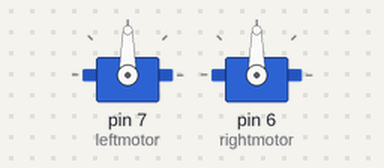
Bench run of a sketch on a simulated Arduino Uno, built with avr-gcc and run on an emulated ATmega328P. On the bench: 2 × servo.

Above: at 0.05 s.
At 3.0 s:
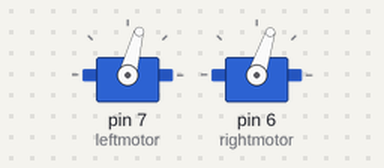
At 5.95 s:
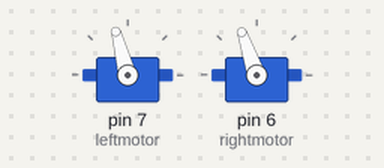
At 11.85 s:
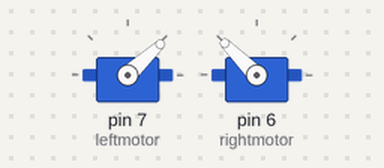
Timing chart, 0 to 15.5 s (numbered marks = the images above):
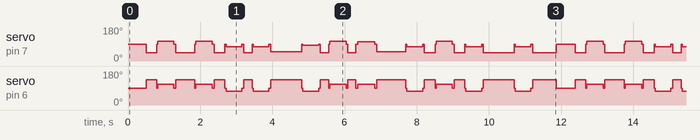

The sketch:

robotex_speed.ino
```cpp
#include <Servo.h>

Servo leftmotor;
Servo rightmotor;


void setup() {

  leftmotor.attach(7);
  rightmotor.attach(6);
}

void loop()
{


    delay(500);
    goForward();
    delay(242);
    stop();
    turnLeft();

    goForward();
    delay(481);
    stop();

    leftmotor.write(105);
    rightmotor.write(109);
    delay(456);

    leftmotor.write(90);
    rightmotor.write(90);
    delay(50);

    goForward();
    delay(246);
    stop();

    turnRight();
    goForward();
    delay(187);
    stop();
    turnRight();

    goForwardTwo();
    delay(809);
    stop();

    leftmotor.write(83);
    rightmotor.write(72);
    delay(436);

    leftmotor.write(90);
    rightmotor.write(90);
    delay(50);

    goForward();
    delay(180);
    stop();

    turnLeft();
    goForward();
    delay(170);
    leftmotor.write(90);
    rightmotor.write(90);
    delay(60);

    leftmotor.write(103);
    rightmotor.write(109);
    delay(464);

    leftmotor.write(90);
    rightmotor.write(90);
    delay(50);


    goForwardTwo();
    delay(760);
    stop();

    turnRight();
    goForward();
    delay(244);
    stop();

    turnLeft();
    goForward();
    delay(244);
    stop();

    turnRight();
    goForward();
    delay(800);
    stop();

    turnRight();
    goForward();
    delay(600);
    stop();

}

void goForward()
{
  leftmotor.write(90);
  rightmotor.write(90);

  leftmotor.write(43);
  rightmotor.write(135);
  delay(50);
}

void goForwardTwo()
{
  leftmotor.write(90);
  rightmotor.write(90);

  leftmotor.write(49);
  rightmotor.write(135);
  delay(50);
}

void turnLeft()
{
  leftmotor.write(105);
  rightmotor.write(109);
  delay(449);

  leftmotor.write(90);
  rightmotor.write(90);
  delay(50);
}

void turnRight() {
  leftmotor.write(75);
  rightmotor.write(72);
  delay(436);

  leftmotor.write(90);
  rightmotor.write(90);
  delay(50);
}

 void goback()
{

  leftmotor.write(111);
  rightmotor.write(71);
  delay(50);
}

void stop() {
  leftmotor.write(90);
  rightmotor.write(90);
  delay(30);
} 
```

Measured:
- by itself, servo on pin 7 (leftmotor): moves between 43° and 105°, repeating every 11.9 s
- by itself, servo on pin 6 (rightmotor): moves between 72° and 135°, repeating every 11.9 s
